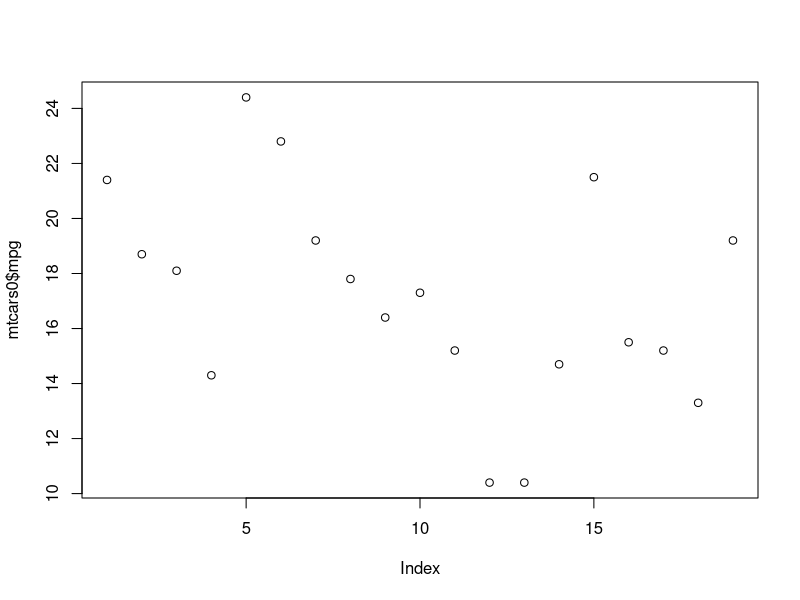
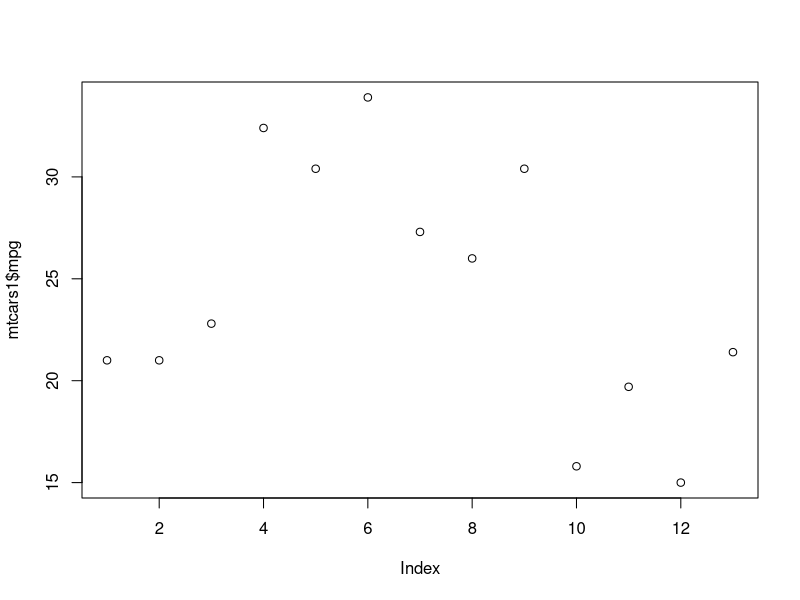
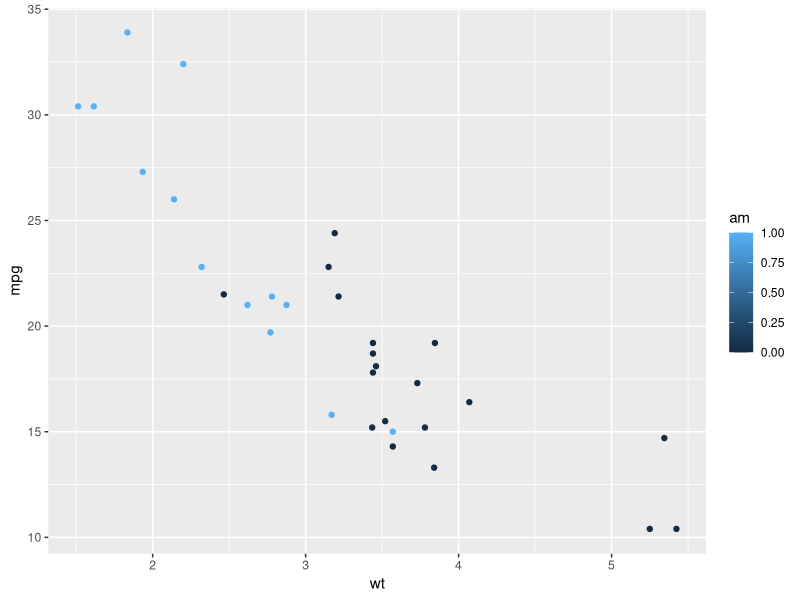
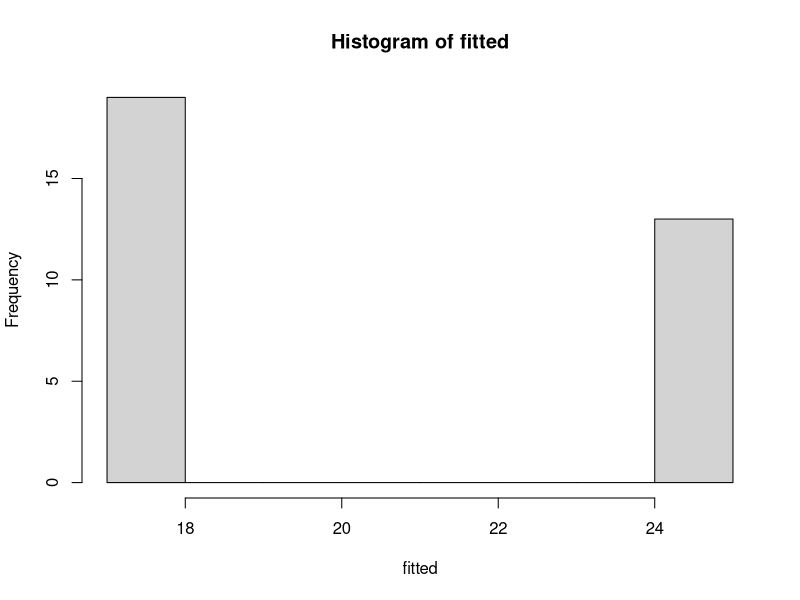
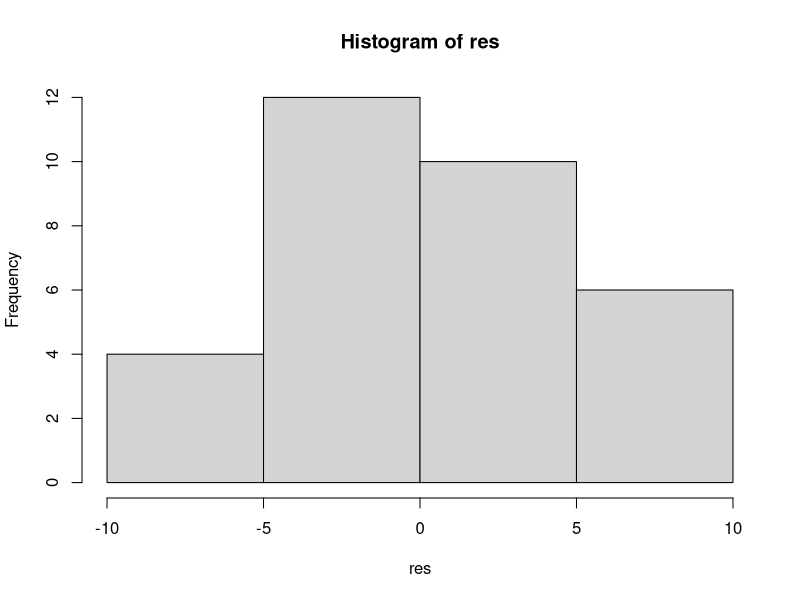
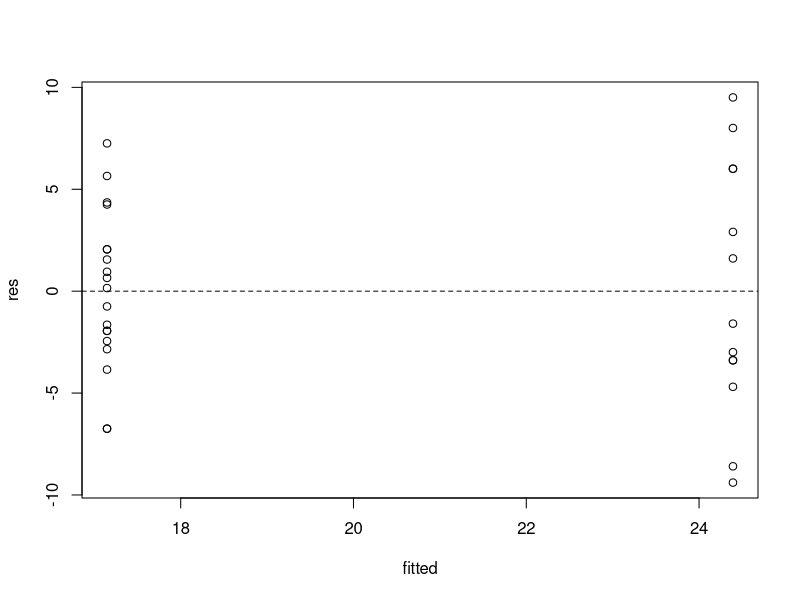
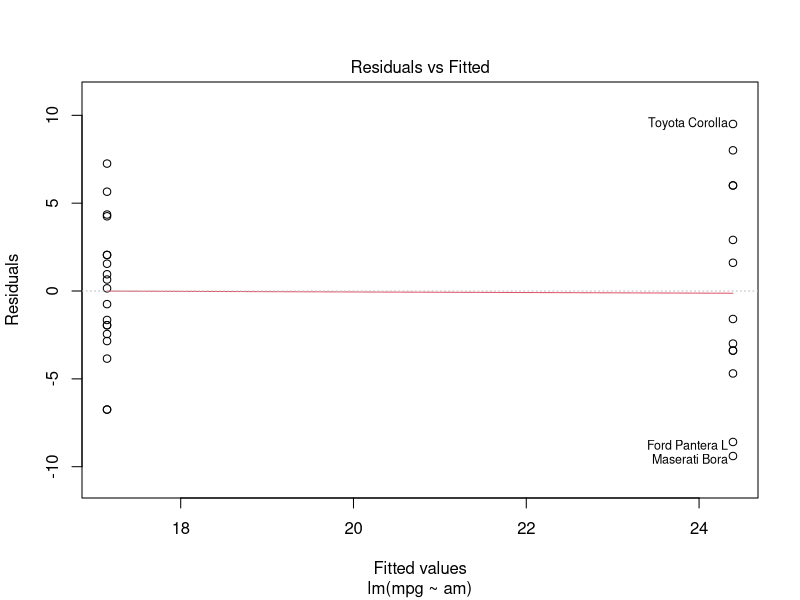
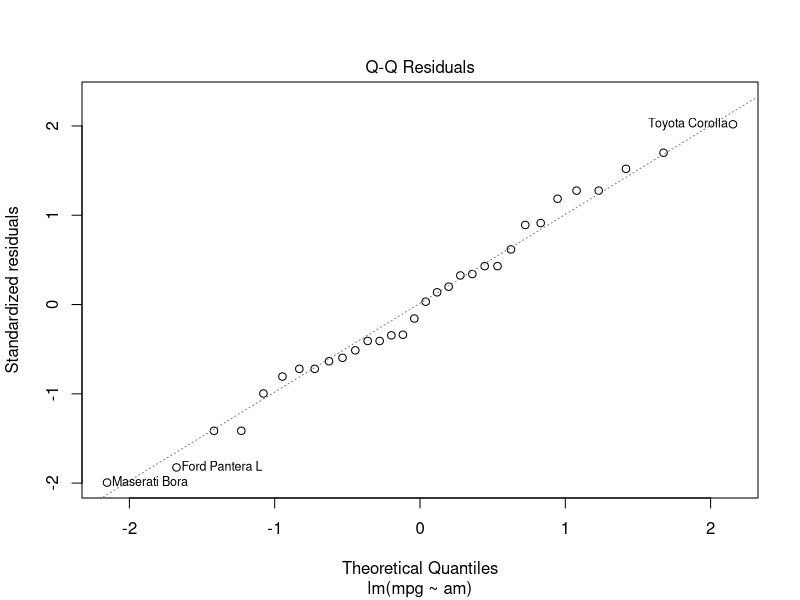

Recreate these plots in R, in order.
## ---- chunk 1
data(mtcars)
mtcars0 <- mtcars[which(mtcars$am == 0), ]
mtcars1 <- mtcars[which(mtcars$am != 0), ]
plot(mtcars0$mpg); plot(mtcars1$mpg)
## ---- chunk 2
#dimension of the data set
dim(mtcars)

#variables 
names(mtcars)

#plot 
library(lattice)
library(ggplot2)

qplot(wt, mpg, data = mtcars, col = am)

#mean of the mpg for automatic and manual transmission
meanMPG <- tapply(mtcars$mpg, mtcars$am, mean)
meanMPG

manual <- 24.39231 
automatic <- 17.14737

meanDiff <- manual - automatic
meanDiff

#t test
better <- t.test(mpg ~ am, data = mtcars)
better
## ---- chunk 3
model.wild <- lm(mpg ~ ., data = mtcars)
summary(model.wild)


model.fit1 <- lm(mpg ~ am, data = mtcars)
summary(model.fit1)
resid(model.fit1)

res <- residuals(model.fit1)
fitted <- fitted(model.fit1)
res; fitted
hist(fitted)
hist(res)
plot(fitted, res)
confint.lm(model.fit1)
confint(model.fit1)
abline(h = 0, lty = 2)
abline(plot(model.fit1), lwd = 2)
#model selection using backward elimination
backElim <- step(model.wild, , direction = "backward")
backElim
summary(backElim)$coef
plot(backElim)

model.fit <- lm(mpg ~ wt + qsec + am, data = mtcars)

summary(model.fit)$coef
